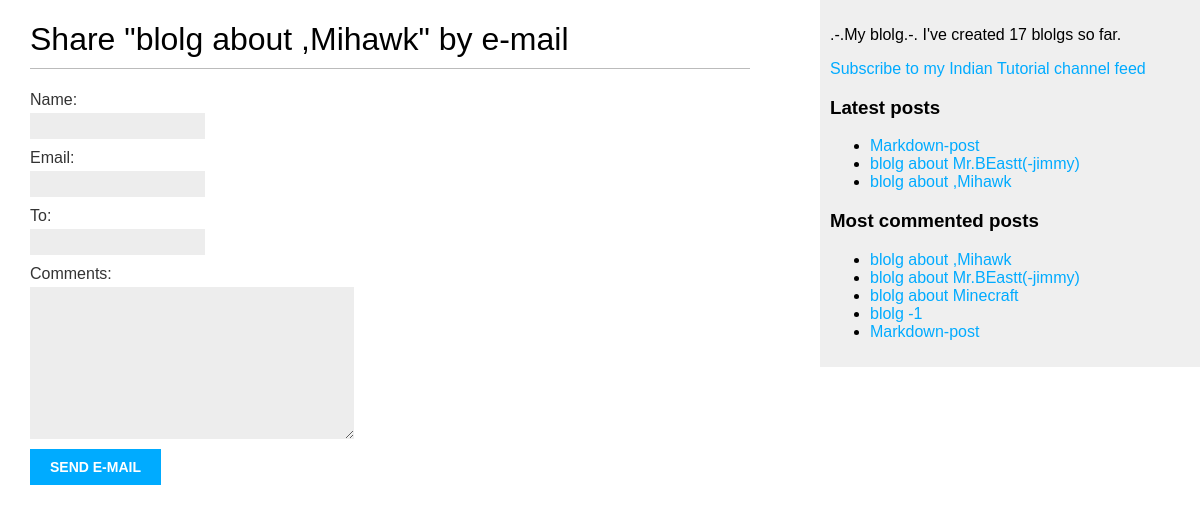
Screenshot of /blolg/15/share/ with the database file from the repository.
### blolg/models.py (models this page shows, shortened)
class Post(models.Model):
    class Status(models.TextChoices):
        DRAFT = 'DF', 'Draft'
        PUBLISHED = 'PB', 'Published'
    title = models.CharField(max_length=250)
    slug = models.SlugField(max_length=250, unique_for_date='publish')
    author = models.ForeignKey(User, on_delete=models.CASCADE, related_name='blog_posts')
    body = models.TextField()
    publish = models.DateTimeField(default=timezone.now)
    created = models.DateTimeField(auto_now_add=True)
    updated = models.DateTimeField(auto_now=True)
    status = models.CharField(max_length=2, choices=Status.choices, default=Status.DRAFT)
    tags = TaggableManager()
    objects = models.Manager()
    published = PublishedManager()
    class Meta:
        ordering = ['-publish']
        indexes = [
            models.Index(fields=['-publish']),
            ]
    def get_absolute_url(self):
        return reverse('blolg:post_detail', args=[self.publish.year, self.publish.month, self.publish.day, self.slug])

### blolg/views.py (the view)
# urls.py: path('<int:post_id>/share/', post_share, name='post_share'),
def post_share(request, post_id):
    post = get_object_or_404(Post, id=post_id, status=Post.Status.PUBLISHED)
    sent = False
    if request.method == 'POST':
        form = EmailPostForm(request.POST)
        if form.is_valid():
            cd = form.cleaned_data
            post_url = request.build_absolute_uri(post.get_absolute_url())
            subject = f"{cd['name']} recommends you read " \
                      f"{post.title}"
            message = f"Read {post.title} at {post_url}\n\n {cd['name']}\'s comments: {cd['comments']}"
            html_message = render_to_string("blolg/email.html", {
                "post": post,
                "post_url": post_url,
                "name": cd['name'],
                "comments": cd['comments']
            })
            send_mail(subject, message, 'ivan123reactions@gmail.com', [cd['to']], html_message=html_message)
            sent = True
    else:
        form = EmailPostForm()
    return render(request, 'blolg/post/share.html', {'post': post, 'form': form})

### blolg/forms.py
class EmailPostForm(forms.Form):
    name = forms.CharField(max_length=25)
    email = forms.EmailField()
    to = forms.EmailField()
    comments = forms.CharField(required=False, widget=forms.Textarea)

### blolg/models.py (called while the page is built)
    def get_queryset(self):
        return super().get_queryset().filter(status=Post.Status.PUBLISHED)

### blolg/templatetags/blolg_tags.py (called while the page is built)
@register.simple_tag
def total_posts():
    return Post.published.count()

@register.inclusion_tag('blolg/post/latest_posts.html')
def show_latest_posts(count=5):
    latest_posts = Post.published.order_by('-publish')[:count]
    return {'latest_posts': latest_posts}

@register.simple_tag
def get_most_commented_posts(count=5):
    return Post.published.annotate(total_comments=Count('comments')).order_by('-total_comments')[:count]

### blolg/templates/blolg/post/share.html (shortened to what this page needs)
{% extends "blolg/base.html" %}
{% block content %}
{% if sent %}
<h1>E-mail successfully sent</h1>
<p>
    "{{ post.title }}" was successfully sent
    to {{ form.cleaned_data.to }}.
</p>
{% else %}
<h1>Share "{{ post.title }}" by e-mail</h1>
<form method="post">
    {{ form.as_p }}
    <input type="submit" value="Send e-mail">
</form>
{% endif %}
{% endblock %}

### blolg/templates/blolg/base.html (shortened to what this page needs)
{% load blolg_tags %}
{% load static %}
<!DOCTYPE html>
<html lang="en">
<head>
    <link rel="stylesheet" href="{% static 'css/style.css' %}">
</head>
<body>
    <div id="content">
        {% block content %}
        {% endblock %}
    </div>
    <div id="sidebar">
        <p>
            .-.My blolg.-.
            I've created {% total_posts %} blolgs so far.
        </p>
        <p>
            <a href="{% url "blolg:post_feed" %}">
                Subscribe to my Indian Tutorial channel feed
            </a>
        </p>
        <h3>Latest posts</h3>
        {% show_latest_posts 3 %}
        <h3>Most commented posts</h3>
        {% get_most_commented_posts as most_commented_posts %}
        <ul>
            {% for post in most_commented_posts %}
            <li>
                <a href="{{ post.get_absolute_url }}">{{ post.title }}</a>
            </li>
            {% endfor %}
        </ul>
    </div>
</body>
</html>

### blolg/templates/blolg/post/latest_posts.html
<ul>
    {% for post in latest_posts %}
    <li>
        <a href="{{ post.get_absolute_url }}">{{ post.title }}</a>
    </li>
    {% endfor %}
</ul>

### blolg/static/css/style.css (style rules this page uses)
body { margin:0; padding:0; font-family:helvetica, sans-serif; }
a { color:#00abff; text-decoration:none; }
h1 { font-weight:normal; border-bottom:1px solid #bbb; padding:0 0 10px 0; }
#content { float:left; width:60%; padding:0 0 0 30px; }
#sidebar { float:right; width:30%; padding:10px; background:#efefef; height:100%; }
label { float:left; clear:both; color:#333; margin-bottom:4px; }
input, textarea { clear:both; float:left; margin:0 0 10px; background:#ededed; border:0; padding:6px 10px; font-size:12px; }
input[type=submit] { font-weight:bold; background:#00abff; color:#fff; padding:10px 20px; font-size:14px; text-transform:uppercase; }

### rows the page displays
Post: title "blolg about ,Mihawk"
Post: title "Markdown-post"
Post: title "blolg about Mr.BEastt(-jimmy)"
Post: title "blolg about Minecraft"
Post: title "blolg -1"
